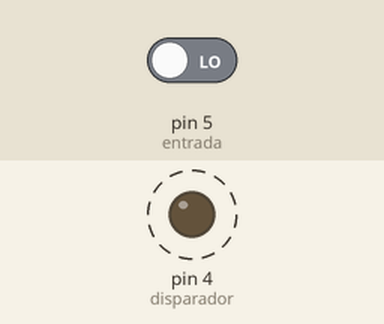
Recording of a sketch running on a simulated Arduino Uno, built with avr-gcc and run on an emulated ATmega328P. Parts: output pins drawn as LEDs (lit = HIGH). Dashed ring = blinking. The inputs (shaded band) are chosen by the test bench; at power-on: pin 5 (entrada) LOW. What the sketch prints to the serial monitor is not drawn.

Above: at 0.5 s.
Timing chart, 0 to 3.0 s (numbered marks = the images above):
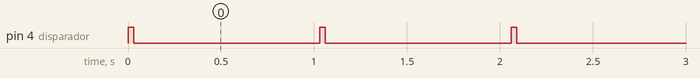

Measured:
- by itself, pin 4 (disparador): alternates HIGH for 0.03 s and LOW for 1.0 s

The sketch:

sensor_ultrasonico.ino
```cpp
long tiempo;
int disparador = 4;
int entrada = 5;
float distancia;

void setup() {
  Serial.begin(9600);
  pinMode(disparador,OUTPUT);
  pinMode(entrada,INPUT);
}

void loop() {
  digitalWrite(disparador, HIGH);
  delay (30);
  digitalWrite(disparador, LOW);

  tiempo = (pulseIn(entrada, HIGH)/2);

  distancia = float(tiempo * 0.0343);
  Serial.print(distancia);
  Serial.println("cm");

}
```
